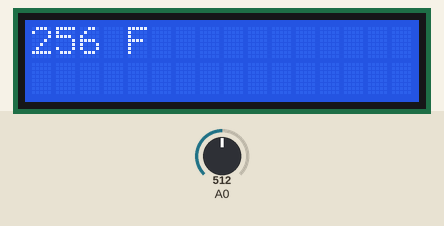
Simulated run of this sketch. Board: Arduino Uno, built with avr-gcc and run on an emulated ATmega328P. On the bench: 16×2 character LCD. Inputs (shaded band) come from the test bench; at power-on: A0 = 512.

Above: at 1.2 s.
1.3 s: A0 set to 218
At 1.9 s:
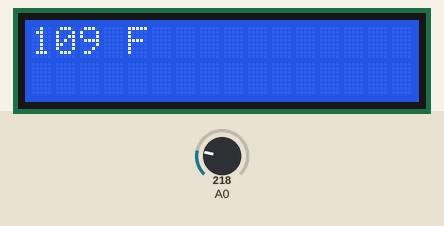
2.8 s: A0 set to 189
At 4.0 s:
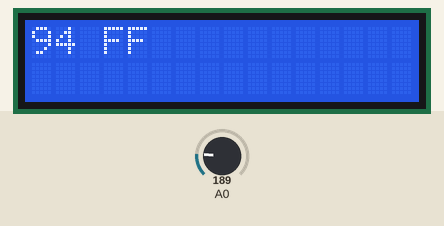
4.3 s: A0 set to 22
At 5.3 s:
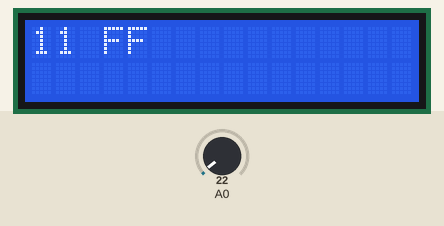
5.8 s: A0 set to 18
At 6.5 s:
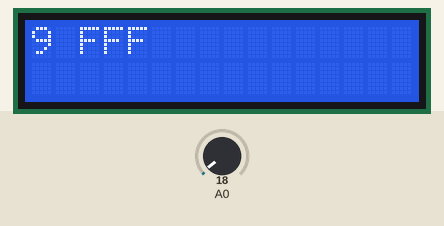
Timing chart, 0 to 8.3 s (numbered marks = the images above; inputs shaded):
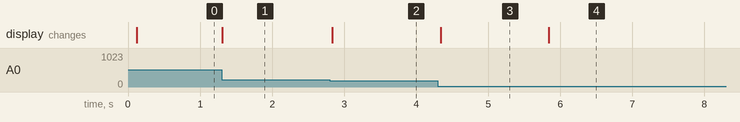

The sketch:

TemperatureSensor.ino
```cpp
#include <Adafruit_LiquidCrystal.h>

Adafruit_LiquidCrystal lcd(0); // library of the variable on lcd

void setup() { // setup void
  lcd.begin(16, 2); // lcd mesurement
}

void loop() { // loop void
  lcd.setCursor(0, 0); // set the position
  lcd.setBacklight(1); // set the backlight to 'on'
  delay(50); // delay for about half seconds
  temperature(); // func
}

// func
int value(int x, int y) {
  return x / y;
}

void temperature() {
  int x = 0;
  int y = 2;
  x = analogRead(A0); // store the var 'x' to analog pin number '0'
  int result = value(x,y); // will divide the two variables
  lcd.print(result); // will print the result
  lcd.print(" F"); // print the statement
}
```

Measured:
- the behaviour switches between 200 and 199 on A0 (found by bisection; images 1 and 2)
- the behaviour switches between 20 and 19 on A0 (found by bisection; images 3 and 4)
- after the input at 1.3 s, the display: changes at once (image 1)
- after the input at 2.8 s, the display: changes at once (image 2)
- after the input at 4.3 s, the display: changes at once (image 3)
- after the input at 5.8 s, the display: changes at once (image 4)
